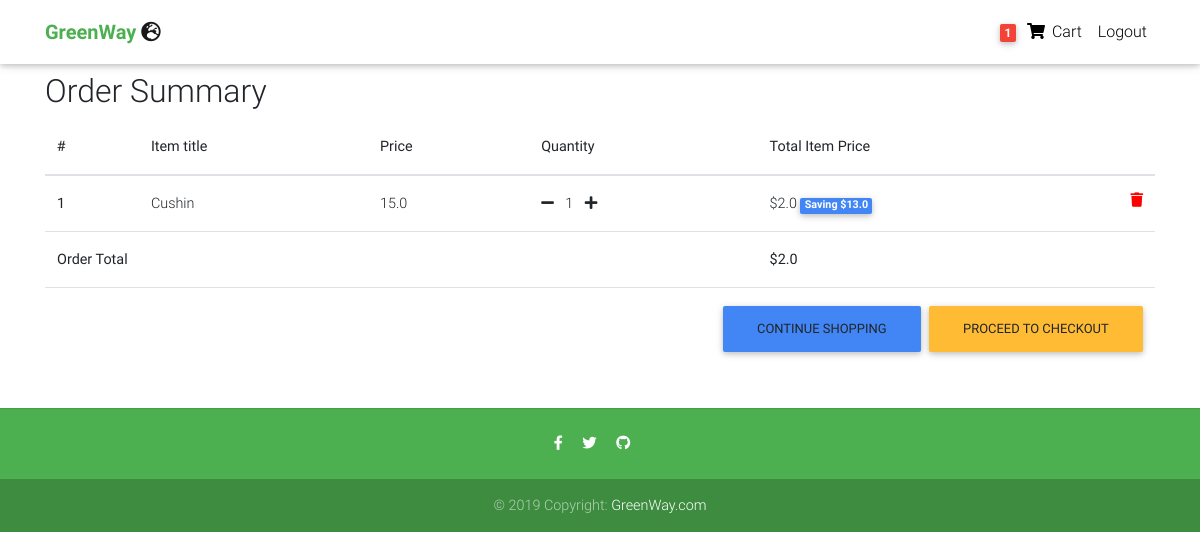
Page /order-summary/ (signed in) on the committed database.
### core/models.py (models this page shows, shortened)
class Order(models.Model):
    user = models.ForeignKey(settings.AUTH_USER_MODEL,
                             on_delete=models.CASCADE)
    ref_code = models.CharField(max_length=20, blank=True, null=True)
    items = models.ManyToManyField(OrderItem)
    start_date = models.DateTimeField(auto_now_add=True)
    ordered_date = models.DateTimeField()
    ordered = models.BooleanField(default=False)
    shipping_address = models.ForeignKey(
        'Address', related_name='shipping_address', on_delete=models.SET_NULL, blank=True, null=True)
    billing_address = models.ForeignKey(
        'Address', related_name='billing_address', on_delete=models.SET_NULL, blank=True, null=True)
    payment = models.ForeignKey(
        'Payment', on_delete=models.SET_NULL, blank=True, null=True)
    coupon = models.ForeignKey(
        'Coupon', on_delete=models.SET_NULL, blank=True, null=True)
    being_delivered = models.BooleanField(default=False)
    received = models.BooleanField(default=False)
    refund_requested = models.BooleanField(default=False)
    refund_granted = models.BooleanField(default=False)
    '''
    1. Item added to cart
    2. Adding a billing address
    (Failed checkout)
    3. Payment
    (Preprocessing, processing, packaging etc.)
    4. Being delivered
    5. Received
    6. Refunds
    '''
    def get_total(self):
        total = 0
        for order_item in self.items.all():
            total += order_item.get_final_price()
        if self.coupon:
            total -= self.coupon.amount
        return total

class OrderItem(models.Model):
    user = models.ForeignKey(settings.AUTH_USER_MODEL,
                             on_delete=models.CASCADE)
    ordered = models.BooleanField(default=False)
    item = models.ForeignKey(Item, on_delete=models.CASCADE)
    quantity = models.IntegerField(default=1)
    def get_total_item_price(self):
        return self.quantity * self.item.price
    def get_total_discount_item_price(self):
        return self.quantity * self.item.discount_price
    def get_amount_saved(self):
        return self.get_total_item_price() - self.get_total_discount_item_price()
    def get_final_price(self):
        if self.item.discount_price:
            return self.get_total_discount_item_price()
        return self.get_total_item_price()

class Item(models.Model):
    title = models.CharField(max_length=100)
    price = models.FloatField()
    discount_price = models.FloatField(blank=True, null=True)
    category = models.CharField(choices=CATEGORY_CHOICES, max_length=2)
    label = models.CharField(choices=LABEL_CHOICES, max_length=1)
    slug = models.SlugField()
    description = models.TextField()
    image = models.ImageField()

### core/views.py (the view)
# urls.py: path('order-summary/', OrderSummaryView.as_view(), name='order-summary'),
class OrderSummaryView(LoginRequiredMixin, View):
    def get(self, *args, **kwargs):
        try:
            order = Order.objects.get(user=self.request.user, ordered=False)
            context = {
                'object': order
            }
            return render(self.request, 'order_summary.html', context)
        except ObjectDoesNotExist:
            messages.warning(self.request, "You do not have an active order")
            return redirect("/")

### core/templatetags/cart_template_tags.py (called while the page is built)
@register.filter
def cart_item_count(user):
    if user.is_authenticated:
        qs = Order.objects.filter(user=user, ordered=False)
        if qs.exists():
            return qs[0].items.count()
    return 0

### templates/order_summary.html (shortened to what this page needs)
{% extends "base.html" %}
{% block content %}
  <main>
    <div class="container">
    <div class="table-responsive text-nowrap">
    <h2>Order Summary</h2>
    <table class="table">
        <thead>
        <tr>
            <th scope="col">#</th>
            <th scope="col">Item title</th>
            <th scope="col">Price</th>
            <th scope="col">Quantity</th>
            <th scope="col">Total Item Price</th>
        </tr>
        </thead>
        <tbody>
        {% for order_item in object.items.all %}
        <tr>
            <th scope="row">{{ forloop.counter }}</th>
            <td>{{ order_item.item.title }}</td>
            <td>{{ order_item.item.price }}</td>
            <td>
                <a href="{% url 'core:remove-single-item-from-cart' order_item.item.slug %}"><i class="fas fa-minus mr-2"></i></a>
                {{ order_item.quantity }}
                <a href="{% url 'core:add-to-cart' order_item.item.slug %}"><i class="fas fa-plus ml-2"></i></a>
            </td>
            <td>
            {% if order_item.item.discount_price %}
                ${{ order_item.get_total_discount_item_price }}
                <span class="badge badge-primary">Saving ${{ order_item.get_amount_saved }}</span>
            {% else %}
                ${{ order_item.get_total_item_price }}
            {% endif %}
            <a style='color: red;' href="{% url 'core:remove-from-cart' order_item.item.slug %}">
                <i class="fas fa-trash float-right"></i>
            </a>
            </td>
        </tr>
        {% endfor %}
        {% if object.get_total %}
        <tr>
            <td colspan="4"><b>Order Total</b></td>
            <td><b>${{ object.get_total }}</b></td>
        </tr>
        <tr>
            <td colspan="5">
            <a class='btn btn-warning float-right ml-2' href='/checkout/'>Proceed to checkout</a>
            <a class='btn btn-primary float-right' href='/'>Continue shopping</a>
            </td>
        </tr>
        {% endif %}
        </tbody>
    </table>
    </div>
    </div>
  </main>
{% endblock content %}

### templates/navbar.html (shortened to what this page needs)
{% load cart_template_tags %}
<nav class="navbar fixed-top navbar-expand-lg navbar-light white scrolling-navbar">
    <div class="container">
      <a class="navbar-brand waves-effect" href="/">
        <strong class="green-text font-weight-bold">GreenWay</strong>
        <i class="fas fa-globe-europe"></i>
      </a>
      <div class="collapse navbar-collapse" id="navbarSupportedContent">
        <ul class="navbar-nav nav-flex-icons">
          {% if request.user.is_authenticated %}
          <li class="nav-item">
            <a href="{% url 'core:order-summary' %}" class="nav-link waves-effect">
              <span class="badge red z-depth-1 mr-1"> {{ request.user|cart_item_count }} </span>
              <i class="fas fa-shopping-cart"></i>
              <span class="clearfix d-none d-sm-inline-block"> Cart </span>
            </a>
          </li>
          <li class="nav-item">
            <a class="nav-link waves-effect" href="{% url 'account_logout' %}">
              <span class="clearfix d-none d-sm-inline-block"> Logout </span>
            </a>
          </li>
          {% endif %}
        </ul>
      </div>
    </div>
  </nav>

### templates/base.html (style rules this page uses)
html, body, header, .carousel { height: 60vh; }

### rows in the picture
OrderItem: item "Cushin", item.price "15.0", quantity "1", get_total_discount_item_price "2.0", get_amount_saved "13.0"
Order: get_total "2.0"

### other values in the picture
{{ request.user|cart_item_count }} "1"
